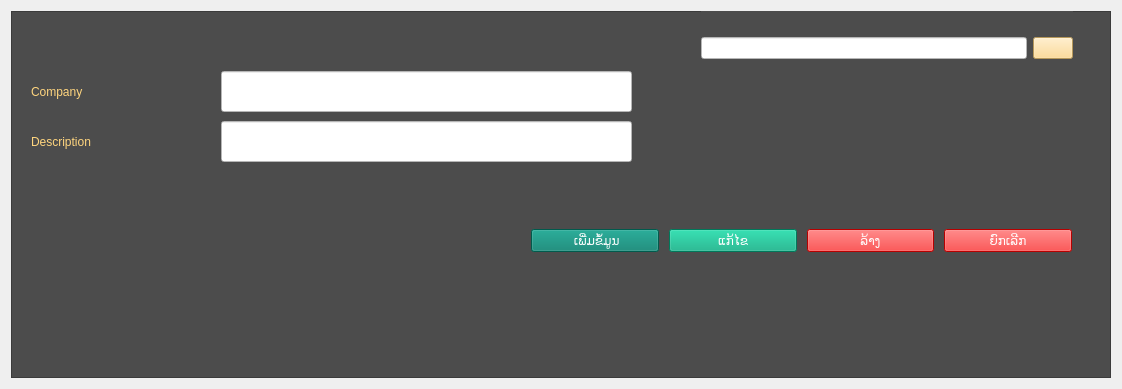
<?xml version="1.0" encoding="UTF-8"?>
<ui version="4.0">
 <class>frm_popup_company</class>
 <widget class="QWidget" name="frm_popup_company">
  <property name="geometry">
   <rect>
    <x>0</x>
    <y>0</y>
    <width>1122</width>
    <height>389</height>
   </rect>
  </property>
  <property name="windowTitle">
   <string>Form Company</string>
  </property>
  <layout class="QGridLayout" name="gridLayout" rowstretch="2">
   <property name="horizontalSpacing">
    <number>7</number>
   </property>
   <property name="verticalSpacing">
    <number>0</number>
   </property>
   <item row="0" column="0">
    <widget class="QFrame" name="frame">
     <property name="styleSheet">
      <string notr="true">color: rgb(255, 213, 126);
background-color: rgb(202, 202, 202);
background-color: rgb(76, 76, 76);</string>
     </property>
     <property name="frameShape">
      <enum>QFrame::StyledPanel</enum>
     </property>
     <property name="frameShadow">
      <enum>QFrame::Raised</enum>
     </property>
     <widget class="QLabel" name="lbl_ID">
      <property name="geometry">
       <rect>
        <x>1150</x>
        <y>50</y>
        <width>61</width>
        <height>31</height>
       </rect>
      </property>
      <property name="styleSheet">
       <string notr="true">color: rgb(68, 80, 105);</string>
      </property>
      <property name="text">
       <string/>
      </property>
     </widget>
     <widget class="QWidget" name="widget" native="true">
      <property name="geometry">
       <rect>
        <x>690</x>
        <y>0</y>
        <width>372</width>
        <height>75</height>
       </rect>
      </property>
      <layout class="QHBoxLayout" name="horizontalLayout">
       <item>
        <widget class="QLineEdit" name="txt_search">
         <property name="styleSheet">
          <string notr="true">background-color: rgb(255, 255, 255);
font: 18pt &quot;Phetsarath OT&quot;;
color: rgb(0, 0, 0);</string>
         </property>
        </widget>
       </item>
       <item>
        <widget class="QPushButton" name="btn_search">
         <property name="styleSheet">
          <string notr="true">background-color: rgb(255, 213, 126);
color: rgb(0, 0, 0);
font: 18pt &quot;Phetsarath OT&quot;;</string>
         </property>
         <property name="text">
          <string/>
         </property>
         <property name="icon">
          <iconset>
           <normaloff>../../../Users/AlexP/PycharmProjects/pythonProject/PythonPOS/icon/search-alt-regular-60.png</normaloff>../../../Users/AlexP/PycharmProjects/pythonProject/PythonPOS/icon/search-alt-regular-60.png</iconset>
         </property>
         <property name="iconSize">
          <size>
           <width>40</width>
           <height>40</height>
          </size>
         </property>
        </widget>
       </item>
      </layout>
     </widget>
     <widget class="QLineEdit" name="txt_remark">
      <property name="geometry">
       <rect>
        <x>210</x>
        <y>110</y>
        <width>411</width>
        <height>41</height>
       </rect>
      </property>
      <property name="font">
       <font>
        <family>Phetsarath OT</family>
        <pointsize>12</pointsize>
        <weight>50</weight>
        <italic>false</italic>
        <bold>false</bold>
        <stylestrategy>PreferAntialias</stylestrategy>
       </font>
      </property>
      <property name="layoutDirection">
       <enum>Qt::RightToLeft</enum>
      </property>
      <property name="styleSheet">
       <string notr="true">background-color: rgb(255, 255, 255);
color: rgb(0, 0, 0);
font: 12pt &quot;Phetsarath OT&quot;;</string>
      </property>
      <property name="text">
       <string/>
      </property>
      <property name="dragEnabled">
       <bool>false</bool>
      </property>
      <property name="placeholderText">
       <string/>
      </property>
      <property name="cursorMoveStyle">
       <enum>Qt::LogicalMoveStyle</enum>
      </property>
     </widget>
     <widget class="QLabel" name="label_18">
      <property name="geometry">
       <rect>
        <x>20</x>
        <y>110</y>
        <width>161</width>
        <height>41</height>
       </rect>
      </property>
      <property name="styleSheet">
       <string notr="true">font: 18pt &quot;Phetsarath OT&quot;;
color: rgb(255, 213, 126);
</string>
      </property>
      <property name="text">
       <string>Description</string>
      </property>
     </widget>
     <widget class="QWidget" name="horizontalLayoutWidget">
      <property name="geometry">
       <rect>
        <x>520</x>
        <y>190</y>
        <width>541</width>
        <height>80</height>
       </rect>
      </property>
      <layout class="QHBoxLayout" name="horizontalLayout_2">
       <property name="spacing">
        <number>10</number>
       </property>
       <item>
        <widget class="QPushButton" name="btn_insert">
         <property name="enabled">
          <bool>true</bool>
         </property>
         <property name="styleSheet">
          <string notr="true">background-color: rgb(0, 127, 108);
color: rgb(255, 255, 255);
font: 18pt &quot;Phetsarath OT&quot;;</string>
         </property>
         <property name="text">
          <string> ເພີ່ມຂໍ້ມູນ</string>
         </property>
         <property name="iconSize">
          <size>
           <width>20</width>
           <height>20</height>
          </size>
         </property>
        </widget>
       </item>
       <item>
        <widget class="QPushButton" name="btn_edit">
         <property name="styleSheet">
          <string notr="true">background-color: rgb(255, 255, 255);
color: rgb(255, 255, 255);
background-color: rgb(0, 170, 127);
font: 18pt &quot;Phetsarath OT&quot;;</string>
         </property>
         <property name="text">
          <string>ແກ້ໄຂ</string>
         </property>
         <property name="iconSize">
          <size>
           <width>25</width>
           <height>25</height>
          </size>
         </property>
        </widget>
       </item>
       <item>
        <widget class="QPushButton" name="btn_clear">
         <property name="styleSheet">
          <string notr="true">background-color: rgb(255, 255, 255);
color: rgb(255, 255, 255);
background-color: rgb(255, 0, 0);
font: 18pt &quot;Phetsarath OT&quot;;</string>
         </property>
         <property name="text">
          <string>ລ້າງ</string>
         </property>
         <property name="iconSize">
          <size>
           <width>25</width>
           <height>25</height>
          </size>
         </property>
        </widget>
       </item>
       <item>
        <widget class="QPushButton" name="btn_cancel">
         <property name="styleSheet">
          <string notr="true">background-color: rgb(255, 255, 255);
color: rgb(255, 255, 255);
background-color: rgb(255, 0, 0);
font: 18pt &quot;Phetsarath OT&quot;;</string>
         </property>
         <property name="text">
          <string>ຍົກເລີກ</string>
         </property>
         <property name="iconSize">
          <size>
           <width>25</width>
           <height>25</height>
          </size>
         </property>
        </widget>
       </item>
      </layout>
     </widget>
     <widget class="QLabel" name="lbl_did_">
      <property name="geometry">
       <rect>
        <x>1110</x>
        <y>100</y>
        <width>81</width>
        <height>41</height>
       </rect>
      </property>
      <property name="styleSheet">
       <string notr="true">color: rgb(1, 114, 127);
color: rgb(255, 0, 0);</string>
      </property>
      <property name="text">
       <string/>
      </property>
     </widget>
     <widget class="QLabel" name="label_22">
      <property name="geometry">
       <rect>
        <x>20</x>
        <y>60</y>
        <width>161</width>
        <height>41</height>
       </rect>
      </property>
      <property name="styleSheet">
       <string notr="true">font: 18pt &quot;Phetsarath OT&quot;;
color: rgb(255, 213, 126);
</string>
      </property>
      <property name="text">
       <string>Company</string>
      </property>
     </widget>
     <widget class="QLineEdit" name="txt_company_name">
      <property name="geometry">
       <rect>
        <x>210</x>
        <y>60</y>
        <width>411</width>
        <height>41</height>
       </rect>
      </property>
      <property name="font">
       <font>
        <family>Phetsarath OT</family>
        <pointsize>12</pointsize>
        <weight>50</weight>
        <italic>false</italic>
        <bold>false</bold>
        <stylestrategy>PreferAntialias</stylestrategy>
       </font>
      </property>
      <property name="layoutDirection">
       <enum>Qt::RightToLeft</enum>
      </property>
      <property name="styleSheet">
       <string notr="true">background-color: rgb(255, 255, 255);
color: rgb(0, 0, 0);
font: 12pt &quot;Phetsarath OT&quot;;</string>
      </property>
      <property name="text">
       <string/>
      </property>
      <property name="dragEnabled">
       <bool>false</bool>
      </property>
      <property name="placeholderText">
       <string/>
      </property>
      <property name="cursorMoveStyle">
       <enum>Qt::LogicalMoveStyle</enum>
      </property>
     </widget>
    </widget>
   </item>
  </layout>
 </widget>
 <resources/>
 <connections/>
</ui>
